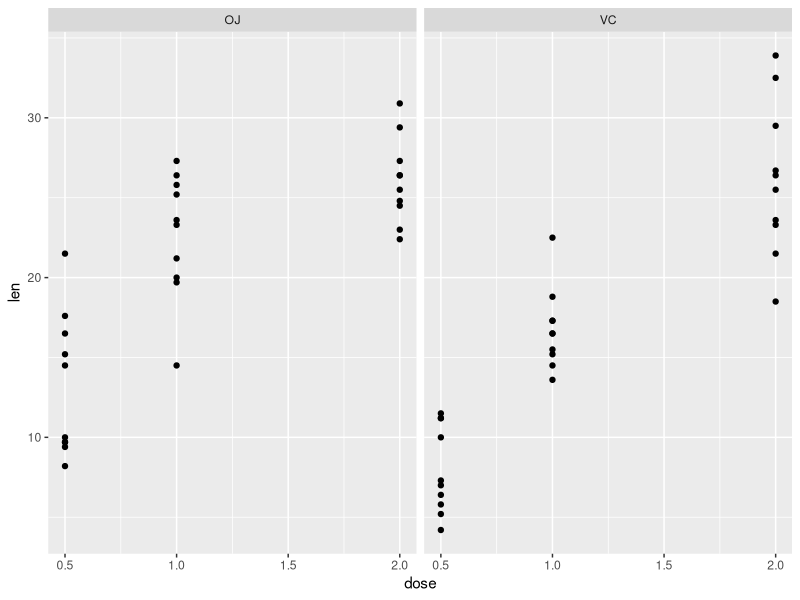
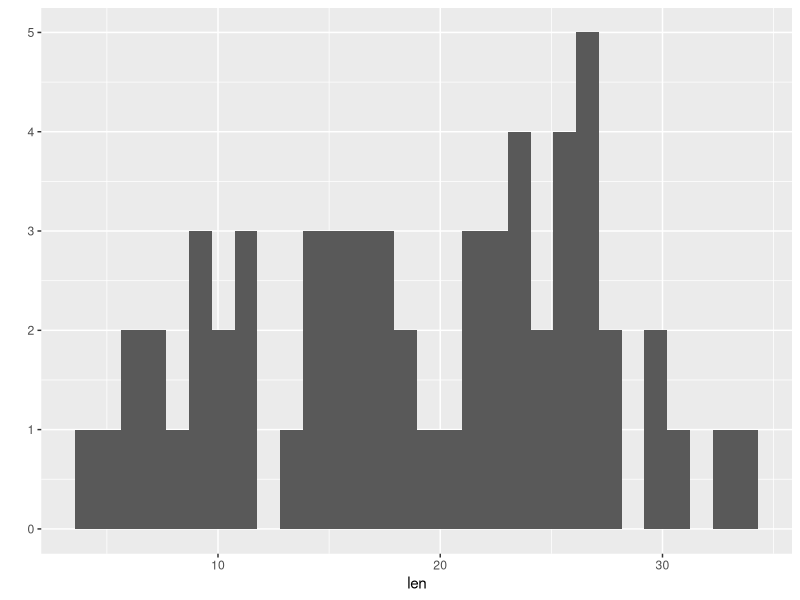
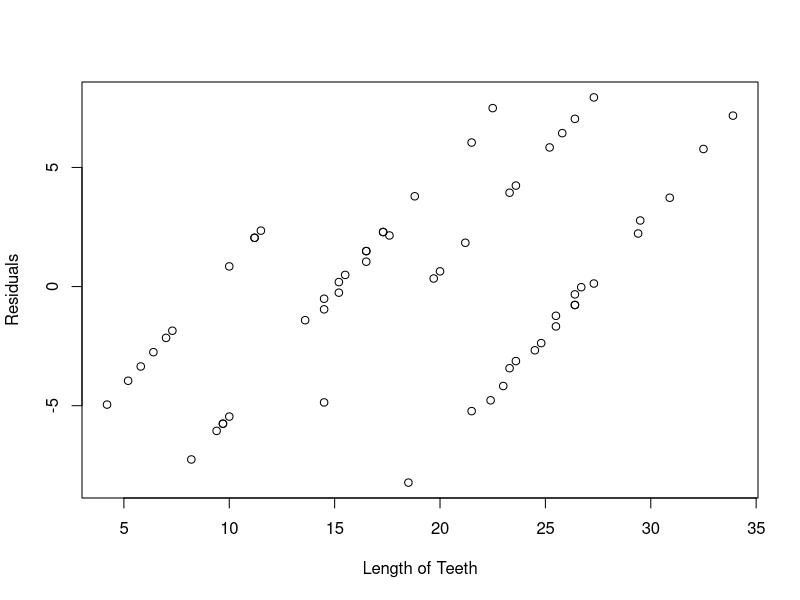
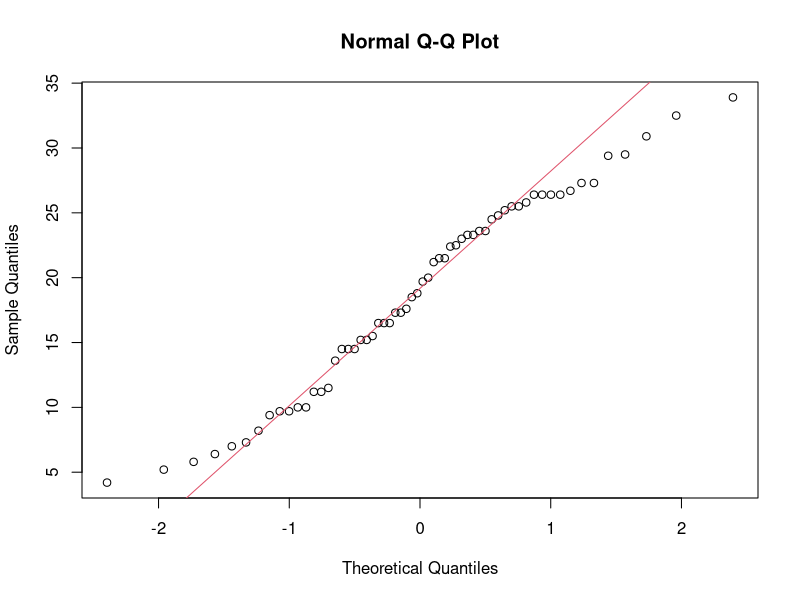
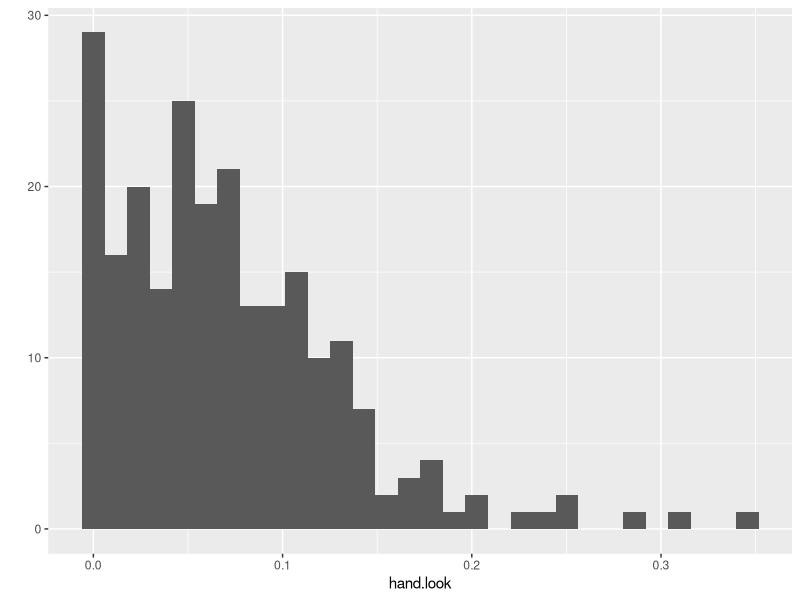
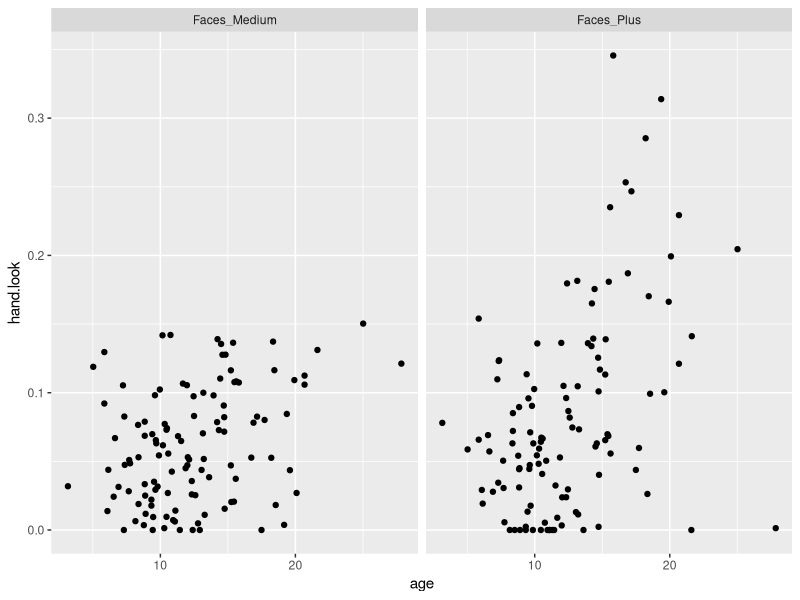
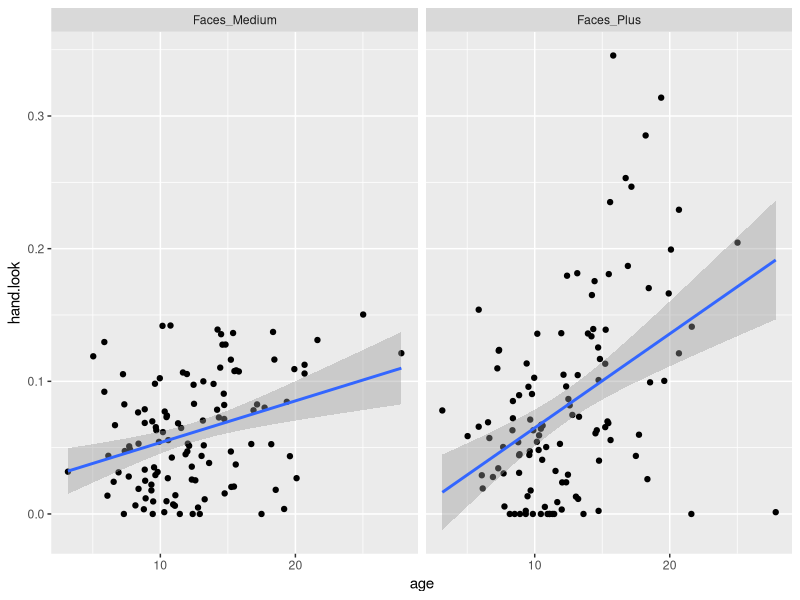

The R script that drew these images, in order:
## ---- chunk 1
library(dplyr)
library(ggplot2)
## ---- chunk 2

## ---- chunk 3
ttest = replicate(10000,t.test(rnorm(30),rnorm(30))$p.value)
sum(ttest < .05) / sum(ttest)
## ---- chunk 4
double.sample <- function () {
  success <- FALSE
  result <- "NA"
  x <- 30
  while (!success) {
  p.value = t.test(rnorm(x),rnorm(x))$p.value 
  ifelse(p.value < .05, result <- "false_positive", ifelse(p.value > .25, result <- "true_negative", success <- FALSE))
  ifelse(result != "NA", success <- TRUE, x <- x*2)
}
return(result)
}
## ---- chunk 5
double.sample.repeat <- replicate(10000, double.sample())
sum(double.sample.repeat == "false_positive") / (sum(double.sample.repeat == "false_positive") + sum(double.sample.repeat == "true_negative"))
# 
## ---- chunk 6
# double the sample when .05 < p < .50
double.sample <- function () {
  success <- FALSE
  result <- "NA"
  x <- 30
  while (!success) {
  p.value = t.test(rnorm(x),rnorm(x))$p.value 
  ifelse(p.value < .05, result <- "false_positive", ifelse(p.value > .50, result <- "true_negative", success <- FALSE))
  ifelse(result != "NA", success <- TRUE, x <- x*2)
}
return(result)
}

double.sample.repeat <- replicate(10000, double.sample())
sum(double.sample.repeat == "false_positive") / (sum(double.sample.repeat == "false_positive") + sum(double.sample.repeat == "true_negative"))
# false positive inflated to .0924
## ---- chunk 7
library(ggplot2)
qplot(data = ToothGrowth, y = len, x = dose, facets = ~supp)
## ---- chunk 8
qplot(data=ToothGrowth, x=len, geom="histogram")
## ---- chunk 9
lm1 <- lm(len~dose+supp, data=ToothGrowth)
summary(lm1)
lm2 <- lm(len~dose*supp, data=ToothGrowth)
summary(lm2)
## ---- chunk 10
lm3 <- lm(len~dose*supp-1, data=ToothGrowth)
summary(lm3)
## ---- chunk 11
predict(lm2, newdata=data.frame(dose=0, supp="OJ")) # predicted len = 11.55
predict(lm2, newdata=data.frame(dose=0, supp="VC")) # predicted len = 3.295

predict(lm2, newdata=data.frame(dose=1.5, supp="OJ")) # predicted len = 23.27
predict(lm2, newdata=data.frame(dose=1.5, supp="VC")) # predicted len = 20.87

predict(lm2, newdata=data.frame(dose=2.5, supp="OJ")) # predicted len = 31.08
predict(lm2, newdata=data.frame(dose=2.5, supp="VC")) # predicted len = 32.58

predict(lm2, newdata=data.frame(dose=10, supp="OJ")) # predicted len = 89.66
predict(lm2, newdata=data.frame(dose=10, supp="VC")) # predicted len = 120.45
## ---- chunk 12
lm.res <- resid(lm2)

plot(ToothGrowth$len, lm.res, ylab="Residuals", xlab="Length of Teeth") 
## ---- chunk 13
qqnorm(ToothGrowth$len);qqline(ToothGrowth$len, col = 2)
## ---- chunk 14
d <- read.csv("../data/FVS2011-hands.csv")
head(d)
qplot(data=d, x=hand.look, geom="histogram")
qplot(data=d, y=hand.look, x=age, facets=~condition)

d.lm <- lm(hand.look~age, data=d)
summary(d.lm)
## ---- chunk 15
qplot(data=d, y=hand.look, x=age, facets=~condition) + geom_smooth(method=lm)
